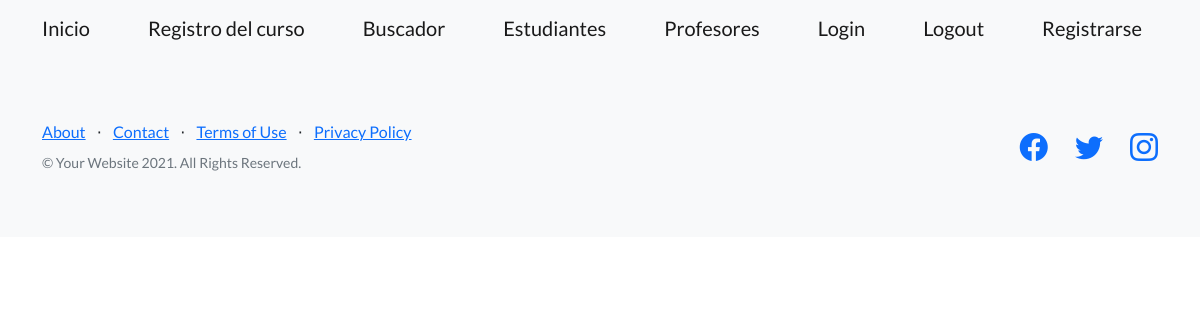
Page /clase/profesores/ (signed in) on the earlier database version.
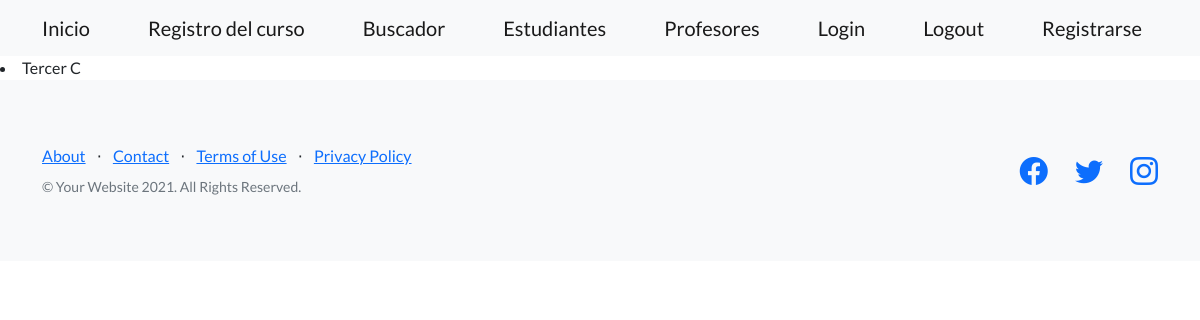
Same page on the later database version.
### clase/models.py (models this page shows)
class Profesor(models.Model):
  nombre = models.CharField(max_length=50)
  apellido = models.CharField(max_length=200)
  profesion= models.CharField(max_length=50)
  def __str__(self):
      return f"{self.nombre} {self.apellido}"

### clase/views.py (the view)
# urls.py: path('profesores/',profesorLista.as_view(), name= 'profesoresLista' ),
class profesorLista(LoginRequiredMixin, ListView):
    model= Profesor
    template_name = './clase/template_prof.html'

### clase/templates/clase/template_prof.html
{% extends 'index/index.html' %}
{% block header_index %}
  {% for profesor in object_list %}
     <li>
         {{profesor}}
         <br/>
  {% endfor %}
{% endblock header_index %}

Differences in the rows shown:
added Profesor: nombre+apellido "Tercer C"
